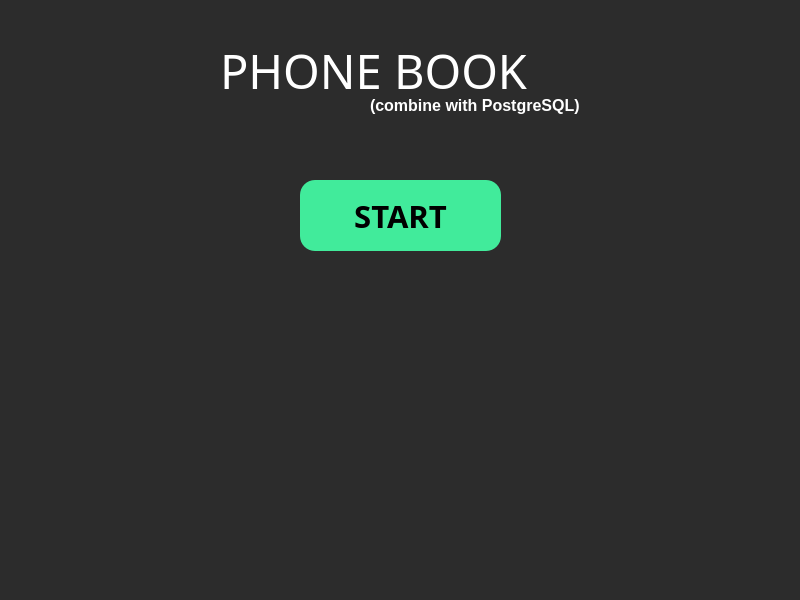
<?xml version="1.0" encoding="UTF-8"?>
<ui version="4.0">
 <class>Dialog</class>
 <widget class="QDialog" name="Dialog">
  <property name="geometry">
   <rect>
    <x>0</x>
    <y>0</y>
    <width>800</width>
    <height>600</height>
   </rect>
  </property>
  <property name="windowTitle">
   <string>Dialog</string>
  </property>
  <property name="styleSheet">
   <string notr="true">background-color: rgb(44, 44, 44);</string>
  </property>
  <widget class="QLabel" name="title">
   <property name="geometry">
    <rect>
     <x>220</x>
     <y>20</y>
     <width>411</width>
     <height>101</height>
    </rect>
   </property>
   <property name="font">
    <font>
     <family>Arial Black</family>
     <pointsize>35</pointsize>
    </font>
   </property>
   <property name="styleSheet">
    <string notr="true">color: rgb(255, 255, 255);
</string>
   </property>
   <property name="text">
    <string>PHONE BOOK</string>
   </property>
  </widget>
  <widget class="QPushButton" name="start_button">
   <property name="geometry">
    <rect>
     <x>300</x>
     <y>180</y>
     <width>201</width>
     <height>71</height>
    </rect>
   </property>
   <property name="font">
    <font>
     <family>Bahnschrift Condensed</family>
     <pointsize>23</pointsize>
     <bold>true</bold>
    </font>
   </property>
   <property name="styleSheet">
    <string notr="true">background-color: rgb(65, 235, 155);
border-radius: 15px;</string>
   </property>
   <property name="text">
    <string>START</string>
   </property>
  </widget>
  <widget class="QLabel" name="label">
   <property name="geometry">
    <rect>
     <x>370</x>
     <y>90</y>
     <width>211</width>
     <height>31</height>
    </rect>
   </property>
   <property name="font">
    <font>
     <family>Arial</family>
     <pointsize>12</pointsize>
     <bold>true</bold>
    </font>
   </property>
   <property name="styleSheet">
    <string notr="true">color: rgb(255, 255, 255);</string>
   </property>
   <property name="text">
    <string>(combine with PostgreSQL)</string>
   </property>
  </widget>
 </widget>
 <resources/>
 <connections/>
</ui>
